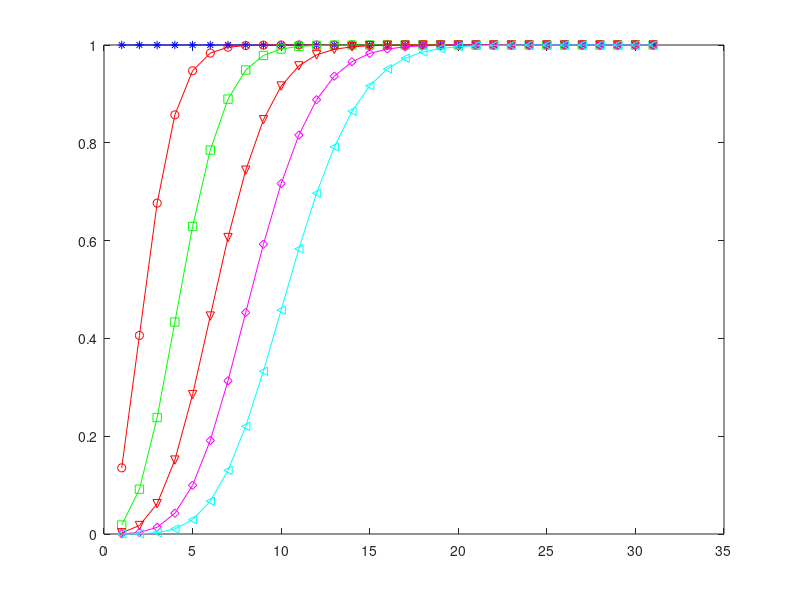
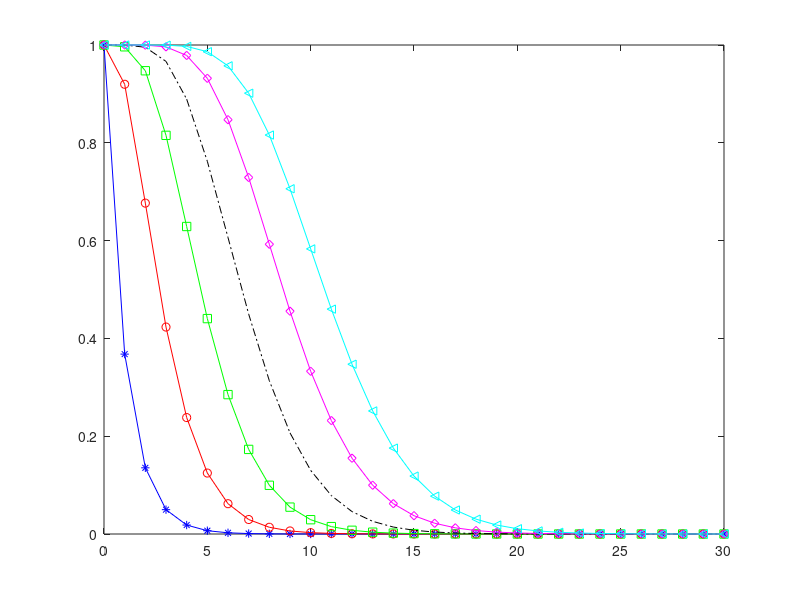

Recreate these plots in MATLAB, in order.
%%%%%%%%%%% 
 
% number of lifetime 
Total_lifetime=30; 
Lifetime=[0:1:Total_lifetime]; 
 
% number of sensor 
Total_N=length(Lifetime); 
N=[1:1:Total_N]; 
 
% constant of exp distribution 
C=1; 
% length of Lifetime 
LL=length(Lifetime); 
% length of sensor 
LN=length(N); 
 
% reliability of system 
R=zeros(LN,LL); 
P=zeros(LN,LL); 
 
for j=1:LL 
for i=1:LN 
    for k=1:(N(i)) 
        R(i,j)=R(i,j)+(C*Lifetime(j))^(N(i)-k)/factorial(N(i)-k); 
    end 
    R(i,j)=R(i,j)*exp(-C*Lifetime(j)); 
end 
end 
%P=1-R; 
 
 
Lifetime1=[5,10,15,20]; 
Rth=[0.01,0.8,0.99]; 
% length of Lifetime 
LL=length(Lifetime1); 
% length of sensor 
LR=length(Rth); 
 
% reliability of system 
N_sensor=zeros(LL,LR); 
 
for i=1:LL 
    for j=1:LR 
        N1=1; 
        N2=100; 
        while(N2-N1>1) 
            N_midium=floor((N1+N2)/2); 
            RR=0; 
            for k=1:N_midium 
                RR=RR+(C*Lifetime1(i))^(N_midium-k)/factorial(N_midium-k); 
            end 
            RR=RR*exp(-C*Lifetime1(i)); 
            if(RR>Rth(j))  
                N2=N_midium; 
            else 
                N1=N_midium; 
            end 
        end 
        N_sensor(i,j)=N1; 
    end 
end 
 
 
 
 
 
%figure(1); 
%mesh(Lifetime,N,R); 
 
% figure(2); 
% surf(Lifetime,N,R); 
 
 
%figure(3); 
%surf(N,Lifetime,R); 
 
figure(3); 
plot(N,R(:,1),'b-*'); 
hold on; 
plot(N,R(:,3),'r-o'); 
plot(N,R(:,5),'g-s'); 
plot(N,R(:,7),'r-v'); 
plot(N,R(:,9),'m-d'); 
plot(N,R(:,11),'c-<'); 
 
 
 
 
 
figure(5); 
plot(Lifetime,R(1,:),'b-*'); 
hold on; 
plot(Lifetime,R(3,:),'r-o'); 
plot(Lifetime,R(5,:),'g-s'); 
plot(Lifetime,R(7,:),'k-.'); 
plot(Lifetime,R(9,:),'m-d'); 
plot(Lifetime,R(11,:),'c-<'); 
 
 
 
% figure(7); 
% Lifetime111=[Lifetime1(1),Lifetime1(1),Lifetime1(1)]; 
% plot(N_sensor(1,:),Lifetime111,'b-s'); 
% hold on; 
% plot(N_sensor(1,2),Lifetime111(2),'r-*'); 
% Lifetime111=[Lifetime1(2),Lifetime1(2),Lifetime1(2)]; 
% plot(N_sensor(2,:),Lifetime111,'b-<'); 
% plot(N_sensor(2,2),Lifetime111(2),'m-*'); 
% Lifetime111=[Lifetime1(3),Lifetime1(3),Lifetime1(3)]; 
% plot(N_sensor(3,:),Lifetime111,'b-d'); 
% plot(N_sensor(3,2),Lifetime111(2),'g-*'); 
% Lifetime111=[Lifetime1(4),Lifetime1(4),Lifetime1(4)]; 
% plot(N_sensor(4,:),Lifetime111,'b-o'); 
% plot(N_sensor(4,2),Lifetime111(2),'c-*'); 
% 
%  